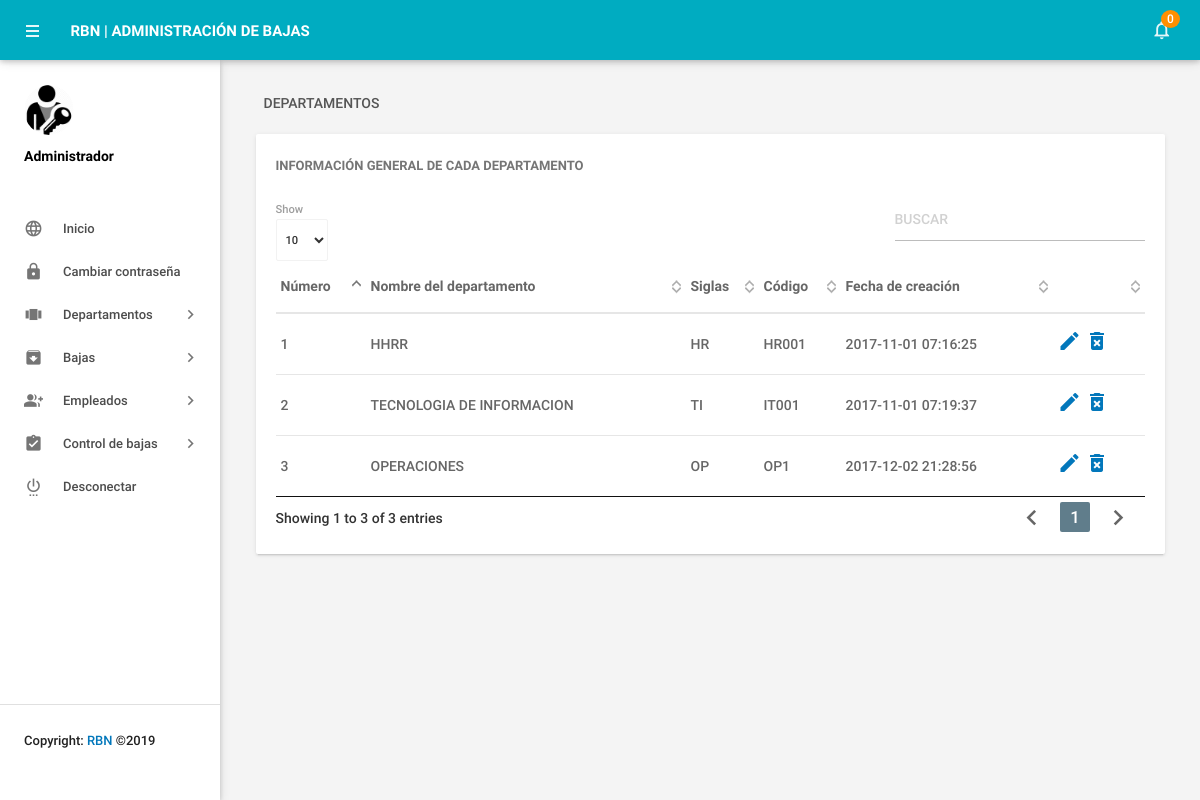
The page /RB_CRUD/admin/managedepartments.php (signed in) on the database its author committed.
### tables this page shows
CREATE TABLE `tbldepartments` (
  `id` int(11) NOT NULL,
  `DepartmentName` varchar(150) DEFAULT NULL,
  `DepartmentShortName` varchar(100) NOT NULL,
  `DepartmentCode` varchar(50) DEFAULT NULL,
  `CreationDate` timestamp NULL DEFAULT CURRENT_TIMESTAMP
);

### RB_CRUD/admin/managedepartments.php (the view, shortened to what this page needs)
<?php
include('includes/config.php');
if(strlen($_SESSION['alogin'])==0)
    {
header('location:index.php');
}
else{
    ?>
<!DOCTYPE html>
<html lang="en">
    <head>
        <link type="text/css" rel="stylesheet" href="../assets/plugins/materialize/css/materialize.min.css"/>
        <link href="../assets/plugins/material-preloader/css/materialPreloader.min.css" rel="stylesheet">
        <link href="../assets/plugins/datatables/css/jquery.dataTables.min.css" rel="stylesheet">
        <link href="../assets/css/alpha.min.css" rel="stylesheet" type="text/css"/>
        <link href="../assets/css/custom.css" rel="stylesheet" type="text/css"/>
    </head>
    <body>
       <?php include('includes/header.php');?>
       <?php include('includes/sidebar.php');?>
            <main class="mn-inner">
                <div class="row">
                    <div class="col s12">
                        <div class="page-title">Departamentos</div>
                    </div>
                    <div class="col s12 m12 l12">
                        <div class="card">
                            <div class="card-content">
                                <span class="card-title">Información general de cada departamento </span>
                                <table id="example" class="display responsive-table ">
                                    <thead>
                                        <tr>
                                            <th>Número</th>
                                            <th>Nombre del departamento</th>
                                            <th>Siglas</th>
                                            <th>Código</th>
                                            <th>Fecha de creación</th>
                                            <th></th>
                                        </tr>
                                    </thead>
                                    <tbody>
<?php $sql = "SELECT * from tbldepartments";
$query = $dbh -> prepare($sql);
$query->execute();
$results=$query->fetchAll(PDO::FETCH_OBJ);
$cnt=1;
if($query->rowCount() > 0)
{
foreach($results as $result)
{               ?>
                                        <tr>
                                            <td> <?php echo htmlentities($cnt);?></td>
                                            <td><?php echo htmlentities($result->DepartmentName);?></td>
                                            <td><?php echo htmlentities($result->DepartmentShortName);?></td>
                                            <td><?php echo htmlentities($result->DepartmentCode);?></td>
                                            <td><?php echo htmlentities($result->CreationDate);?></td>
                                            <td><a href="editdepartment.php?deptid=<?php echo htmlentities($result->id);?>"><i class="material-icons">mode_edit</i></a><a href="managedepartments.php?del=<?php echo htmlentities($result->id);?>" onclick="return confirm('Do you want to delete');"> <i class="material-icons">delete_forever</i></a></td>
                                        </tr>
                                         <?php $cnt++;} }?>
                                    </tbody>
                                </table>
                            </div>
                        </div>
                    </div>
                </div>
            </main>
        </div>
        <div class="left-sidebar-hover"></div>
    </body>
</html>
<?php } ?>

### rows shown on the page
tbldepartments: DepartmentName "HHRR", DepartmentShortName "HR", DepartmentCode "HR001", CreationDate "2017-11-01 07:16:25"
tbldepartments: DepartmentName "TECNOLOGIA DE INFORMACION", DepartmentShortName "TI", DepartmentCode "IT001", CreationDate "2017-11-01 07:19:37"
tbldepartments: DepartmentName "OPERACIONES", DepartmentShortName "OP", DepartmentCode "OP1", CreationDate "2017-12-02 21:28:56"

### other values the page prints
$unreadcount "0"
